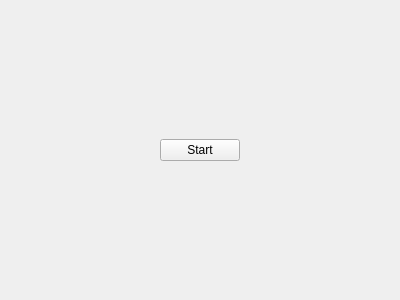
<?xml version="1.0" encoding="UTF-8"?>
<ui version="4.0">
 <class>StartWidget</class>
 <widget class="QWidget" name="StartWidget">
  <property name="geometry">
   <rect>
    <x>0</x>
    <y>0</y>
    <width>400</width>
    <height>300</height>
   </rect>
  </property>
  <property name="windowTitle">
   <string>Form</string>
  </property>
  <layout class="QGridLayout" name="gridLayout">
   <item row="0" column="0">
    <spacer name="horizontalSpacer">
     <property name="orientation">
      <enum>Qt::Horizontal</enum>
     </property>
     <property name="sizeHint" stdset="0">
      <size>
       <width>145</width>
       <height>20</height>
      </size>
     </property>
    </spacer>
   </item>
   <item row="0" column="1">
    <widget class="QPushButton" name="pushButton">
     <property name="text">
      <string>Start</string>
     </property>
    </widget>
   </item>
   <item row="0" column="2">
    <spacer name="horizontalSpacer_2">
     <property name="orientation">
      <enum>Qt::Horizontal</enum>
     </property>
     <property name="sizeHint" stdset="0">
      <size>
       <width>144</width>
       <height>20</height>
      </size>
     </property>
    </spacer>
   </item>
  </layout>
 </widget>
 <resources/>
 <connections/>
</ui>
